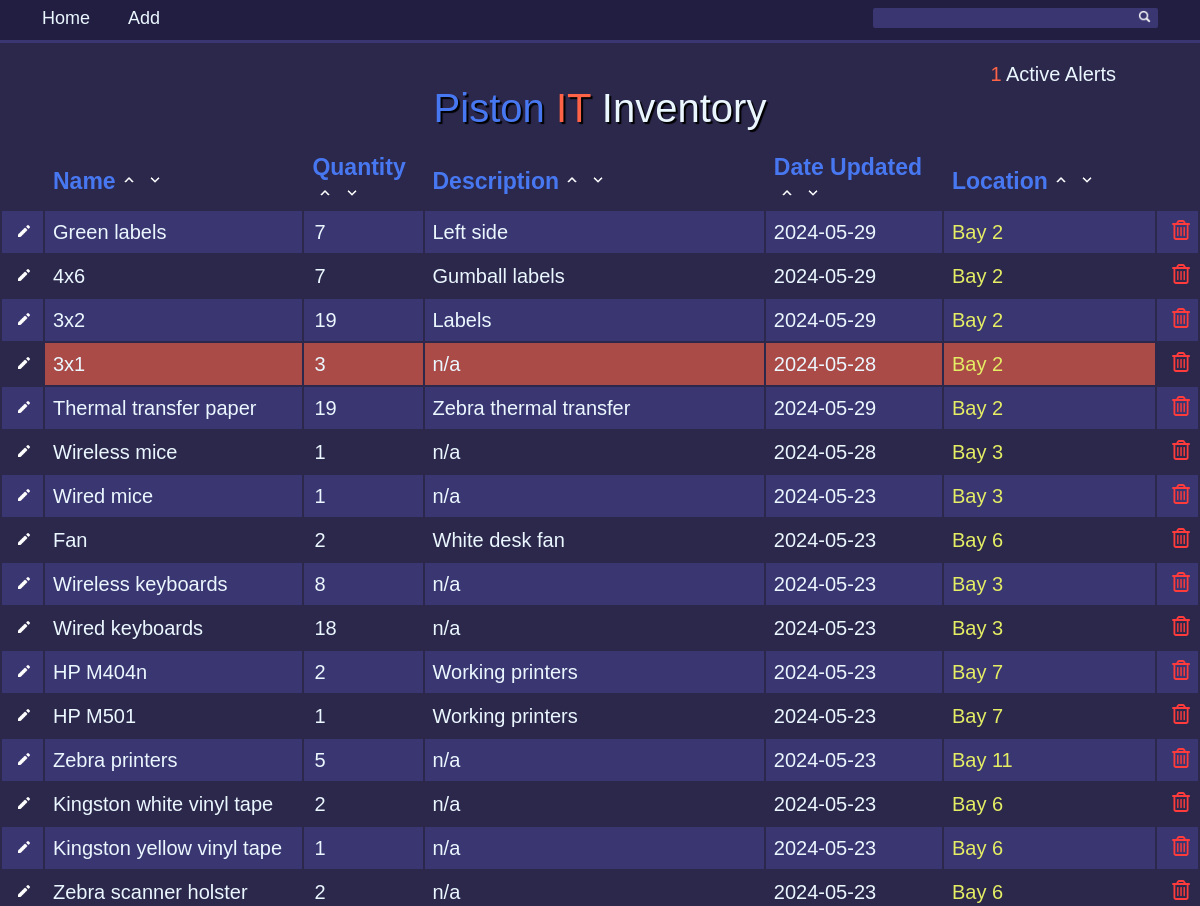
Page /home (upper part) on the earlier database version.
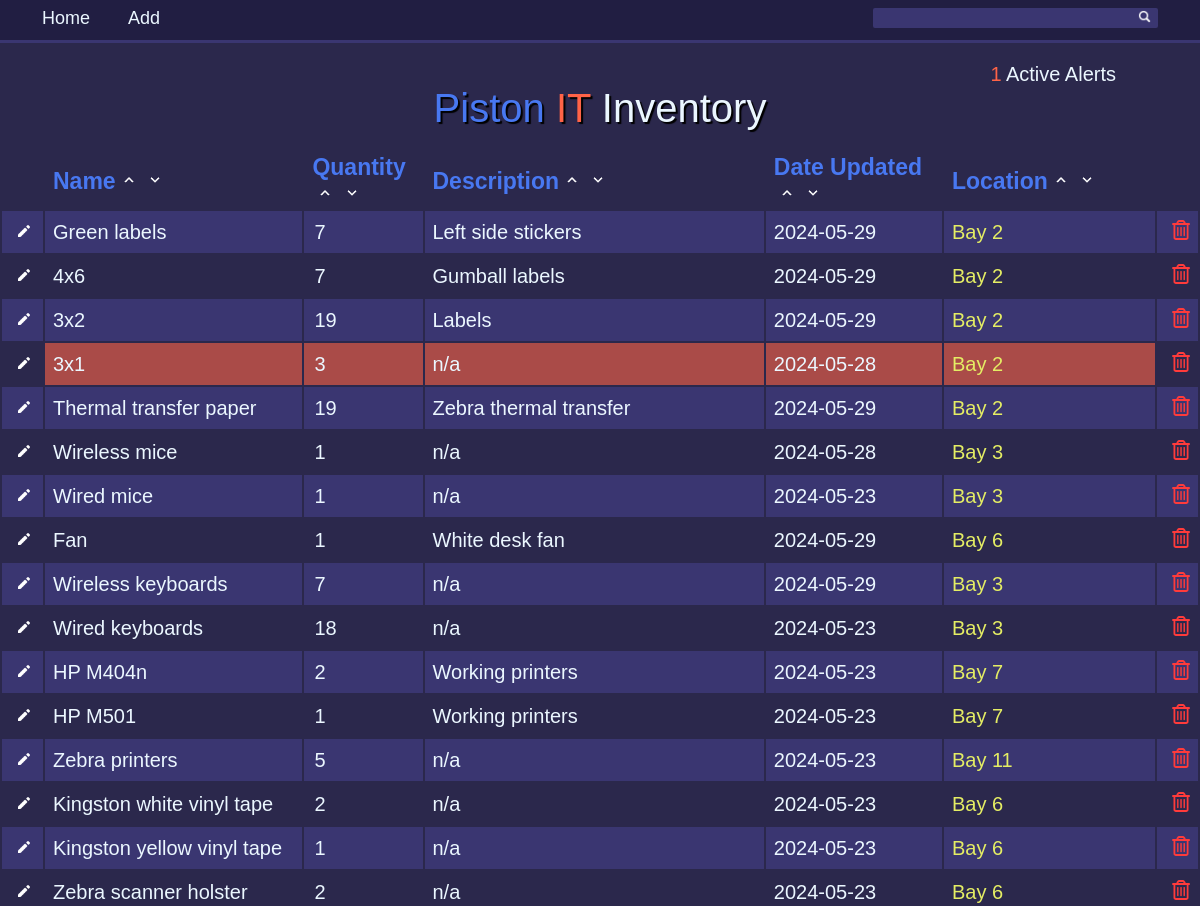
Same page on the later database version.
### tables this page shows
CREATE TABLE item(
    name TEXT NOT NULL PRIMARY KEY,
    quantity INTEGER,
    description TEXT,
    date updated TEXT NOT NULL
    , location TEXT, alert INTEGER);

### app.py (the view, shortened to what this page needs)
@app.route('/home', methods=["GET", "POST"])
def home():
    conn = get_db_connection()
    cursor = conn.cursor()
    data = cursor.execute('SELECT * FROM item').fetchall()
    conn.close()
    return render_template("index.html", data=data)

### app.py (called while the page is built)
def get_db_connection():
    conn = sqlite3.connect('inventory.db')
    conn.row_factory = sqlite3.Row
    db_func.create_db()
    return conn

### db_func.py (called while the page is built)
def create_db():
    global conn, cursor
    dbName = 'inventory.db'
    try:
        conn = sqlite3.connect(dbName)
        cursor = conn.cursor()
        print("Database created!")
    except Exception as e:
        print("Something bad happened: ", e)
        if conn:
            conn.close()
    create_query = '''CREATE TABLE IF NOT EXISTS item(
    name TEXT NOT NULL PRIMARY KEY,
    quantity INTEGER,
    description TEXT,
    date TEXT NOT NULL
    );
    '''
    create_login = '''CREATE TABLE IF NOT EXISTS login(
        username TEXT NOT NULL PRIMARY KEY,
        password TEXT NOT NULL
        );
        '''
    cursor.execute(create_query)
    cursor.execute(create_login)
    print("Table created!")
    print("Login created!")

### templates/index.html (shortened to what this page needs)
<!DOCTYPE html>
<head>
<link rel="stylesheet" type="text/css" href="static/style.css">
</head>
<html>
    <body>
        <div id="nav-bar">
            <div id="container_nav">
                    <a id="nav" href="/home">Home</a>
                    <a id="nav" href="/add">Add</a>
                <div id="search_container" float="right">
                    <form action="{{ url_for("home")}}" method="post">
                    <input type="text" autocomplete="off" id="locate" name="fname">
                    <button class="enter" type="submit"><img src="static/search.png" alt=""></button>
                    </form>
                </div>
            </div>
        </div>
        <div id="line"></div>
        <p align="right" id="alerts"><a id="replace"></a><a id="alert-a"></a></p>
        <div class="title">
            <a id="piston">Piston</a> <a id="IT">IT</a> Inventory
        </div>
        <div id="table_container">
            <table id="myTable" style="width:100%">
                <tr>
                    <th width="3%" align="left"></th>
                    <th width="22%" align="left">Name<div>
                        <div><form action="{{ url_for("sort_desc")}}" method="post">
                        <button class="arrow" type="submit"><img src="static/up.png" alt=""></button></form></div>
                        <div><form action="{{ url_for("sort_asc")}}" method="post">
                        <button class="arrow" type="submit"><img src="static/down.png" alt=""></button></form></div></div>
                    </th>
                    <th width="10%" align="left">Quantity<div>
                        <div><form action="{{ url_for("sort_desc")}}" method="post">
                        <button class="arrow" type="submit"><img src="static/up.png" alt=""></button></form></div>
                        <div><form action="{{ url_for("sort_asc")}}" method="post">
                        <button class="arrow" type="submit"><img src="static/down.png" alt=""></button></form></div></div>
                    </th>
                    <th width="28%" align="left">Description<div>
                        <div><form action="{{ url_for("sort_desc")}}" method="post">
                        <button class="arrow" type="submit"><img src="static/up.png" alt=""></button></form></div>
                        <div><form action="{{ url_for("sort_asc")}}" method="post">
                        <button class="arrow" type="submit"><img src="static/down.png" alt=""></button></form></div></div>
                    </th>
                    <th width="10%" align="left">Date Updated<div>
                        <div><form action="{{ url_for("sort_desc")}}" method="post">
                        <button class="arrow" type="submit"><img src="static/up.png" alt=""></button></form></div>
                        <div><form action="{{ url_for("sort_asc")}}" method="post">
                        <button class="arrow" type="submit"><img src="static/down.png" alt=""></button></form></div></div>
                    </th>
                    <th width="26" align="left">Location<div>
                        <div><form action="{{ url_for("sort_desc")}}" method="post">
                        <button class="arrow" type="submit"><img src="static/up.png" alt=""></button></form></div>
                        <div><form action="{{ url_for("sort_asc")}}" method="post">
                        <button class="arrow" type="submit"><img src="static/down.png" alt=""></button></form></div></div>
                    </th>
                </tr>
                {%for item in data%}
                <tr class="data_row">
                    <form action="{{ url_for("edit")}}" method="post">
                    <td width="2%" align="right"><button class="edit" id="count" type="submit"><img src="static/edit_icon.png" alt=""></button></td>
                    <form id="name" method="post">
                    <td width="21%"><input type="hidden" name="name" value="{{ item[0] }}">{{ item[0] }}</td></form></form>
                    <td width="10%" display="inline-block" id="quantity" data-quantity="{{ item[1] }}">
                        <form action="/update_q" method="post">
                        <input type="text" autocomplete="off" class="d_q" name="d_q" placeholder="{{ item[1] }}"></td></form>
                    <td width="29%">{{ item[2] }}</td>
                    <td width="15%">{{ item[3] }}</td>
                    <td width="18%">
                        <form action="{{ url_for("location")}}" method="post">
                        <button class="location" type="submit">{{ item[4] }}</button>
                        </form>
                    </td>
                    <form action="{{ url_for("delete")}}" method="post">
                    <td width="auto" align="left"><button class="delete" type="submit"><img src="static/trash.png" alt=""></button></td></form>
                </tr>
                {%endfor%}
            </table>
        </div>
    </body>
</html>

### static/style.css (style rules this page uses)
body { background-color: #2b284c; font-family: 'Trebuchet MS', 'Lucida Sans Unicode', 'Lucida Grande', 'Lucida Sans', Arial, sans-serif; color: #ebf7ff; margin: 0; }
.title { font-size: 40px; text-align: center; margin-bottom: 20px; text-shadow: 2px 2px 1px #000000; }
#alerts { margin-right: 7%; font-family: 'Trebuchet MS', 'Lucida Sans Unicode', 'Lucida Grande', 'Lucida Sans', Arial, sans-serif; font-size: 20px; color: #ebf7ff; margin-bottom: 0; }
#replace { color: tomato; }
#locate { border-radius: 2px; border: none; height: 17px; width: 250px; background-color: transparent; color: #ebf7ff; font-size: 15px; font-family: 'Trebuchet MS', 'Lucida Sans Unicode', 'Lucida Grande', 'Lucida Sans', Arial, sans-serif; }
#search_container { float: right; margin: none; padding: none; background-color: #3a3671; border-radius: 2px; }
table { font-size: 20px; }
button { background: #3e4568; font-family: 'Trebuchet MS', 'Lucida Sans Unicode', 'Lucida Grande', 'Lucida Sans', Arial, sans-serif; cursor: pointer; color: #ebf7ff; border-radius: 2px; box-shadow: none; border: none; transition-duration: .5s; }
.location { background-color: transparent; font-family: 'Trebuchet MS', 'Lucida Sans Unicode', 'Lucida Grande', 'Lucida Sans', Arial, sans-serif; color: #e4ed64; font-size: 20px; margin: 0; padding: 0; }
.edit { background-color: transparent; margin-right: 5px; border: none; margin-left: 0; transition-duration: .75s; }
.edit img { height: 15px; width: auto; margin: 0; }
.delete { background-color: transparent; margin: none; padding: none; }
.delete img { height: 20px; width: auto; }
#piston { color: rgb(72, 120, 241); }
#IT { color: tomato; }
#nav { color: #ebf7ff; margin: none; padding: none; margin-right: 3%; font-size: 18px; text-decoration: none; transition-duration: .5s; vertical-align: middle; }
#nav-bar { background-color: #211e42; height: 40px; }
#container_nav { padding-top: 8px; padding-bottom: 5px; margin-left: 3.5%; margin-right: 3.5%; }
#line { height: 3px; width: auto; background-color: #3a3671; margin-bottom: 20px; }
.d_q { color: #ebf7ff; background-color: transparent; border: none; font-family: 'Trebuchet MS', 'Lucida Sans Unicode', 'Lucida Grande', 'Lucida Sans', Arial, sans-serif; font-size: 20px; width: 95%; }
.d_q::placeholder { color: #ebf7ff; }
tr th { color: rgb(72, 120, 241); font-size: 23px; padding-left: 8px; }
tr th div { display: inline-block; padding-left: 2px; }
tr:nth-of-type(even) { background-color: #3a3671; }
td { padding-top: 8px; padding-bottom: 8px; padding-left: 8px; }
.arrow { background-color: transparent; padding: 0; margin: 0; transition-duration: .75s; }
.arrow img { height: 18px; width: auto; padding: 0; margin: 0; }
.enter { background-color: transparent; }
.enter img { height: 15px; width: auto; margin: none; padding: none; }

Differences in the rows shown:
changed item "Green labels": description "Left side" → "Left side stickers"
changed item "Fan": quantity 2 → 1 (drawn); d_q "2" → "1"; date "2024-05-23" → "2024-05-29"
changed item "Wireless keyboards": d_q "8" → "7"; date "2024-05-23" → "2024-05-29"
